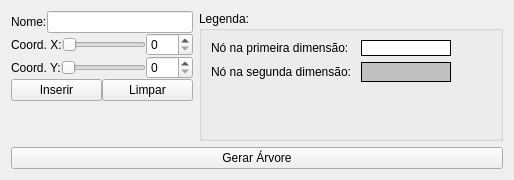
       <widget class="QWidget" name="tabInserir">
        <attribute name="title">
         <string>Inserir</string>
        </attribute>
        <layout class="QFormLayout" name="formLayout_5">
         <property name="fieldGrowthPolicy">
          <enum>QFormLayout::AllNonFixedFieldsGrow</enum>
         </property>
         <item row="0" column="0">
          <layout class="QVBoxLayout" name="verticalLayout_10">
           <property name="spacing">
            <number>0</number>
           </property>
           <item>
            <layout class="QHBoxLayout" name="horizontalLayoutNome">
             <item>
              <widget class="QLabel" name="labelNomeInserir">
               <property name="text">
                <string>Nome:</string>
               </property>
              </widget>
             </item>
             <item>
              <widget class="QLineEdit" name="lineEditNomeInserir"/>
             </item>
            </layout>
           </item>
           <item>
            <layout class="QHBoxLayout" name="horizontalLayoutCoordenadaX">
             <item>
              <widget class="QLabel" name="labelCoordenadaXInserir">
               <property name="text">
                <string>Coord. X:</string>
               </property>
              </widget>
             </item>
             <item>
              <widget class="QSlider" name="horizontalSliderCoordenadaXInserir">
               <property name="maximum">
                <number>250</number>
               </property>
               <property name="orientation">
                <enum>Qt::Horizontal</enum>
               </property>
              </widget>
             </item>
             <item>
              <widget class="QSpinBox" name="spinBoxCoordenadaXInserir">
               <property name="maximum">
                <number>250</number>
               </property>
              </widget>
             </item>
            </layout>
           </item>
           <item>
            <layout class="QHBoxLayout" name="horizontalLayoutCoordenadaY">
             <item>
              <widget class="QLabel" name="labelCoordenadaYInserir">
               <property name="text">
                <string>Coord. Y:</string>
               </property>
              </widget>
             </item>
             <item>
              <widget class="QSlider" name="horizontalSliderCoordenadaYInserir">
               <property name="maximum">
                <number>250</number>
               </property>
               <property name="orientation">
                <enum>Qt::Horizontal</enum>
               </property>
              </widget>
             </item>
             <item>
              <widget class="QSpinBox" name="spinBoxCoordenadaYInserir">
               <property name="maximum">
                <number>250</number>
               </property>
              </widget>
             </item>
            </layout>
           </item>
           <item>
            <layout class="QHBoxLayout" name="horizontalLayout_3">
             <item>
              <widget class="QPushButton" name="pushButtonInserir">
               <property name="font">
                <font>
                 <weight>50</weight>
                 <italic>false</italic>
                 <bold>false</bold>
                 <underline>false</underline>
                 <strikeout>false</strikeout>
                 <kerning>false</kerning>
                </font>
               </property>
               <property name="contextMenuPolicy">
                <enum>Qt::DefaultContextMenu</enum>
               </property>
               <property name="acceptDrops">
                <bool>false</bool>
               </property>
               <property name="layoutDirection">
                <enum>Qt::LeftToRight</enum>
               </property>
               <property name="autoFillBackground">
                <bool>false</bool>
               </property>
               <property name="text">
                <string>Inserir</string>
               </property>
               <property name="autoRepeat">
                <bool>false</bool>
               </property>
               <property name="autoExclusive">
                <bool>false</bool>
               </property>
               <property name="autoDefault">
                <bool>false</bool>
               </property>
               <property name="default">
                <bool>false</bool>
               </property>
               <property name="flat">
                <bool>false</bool>
               </property>
              </widget>
             </item>
             <item>
              <widget class="QPushButton" name="pushButtonLimparInserir">
               <property name="text">
                <string>Limpar</string>
               </property>
              </widget>
             </item>
            </layout>
           </item>
           <item>
            <spacer name="verticalSpacer_5">
             <property name="orientation">
              <enum>Qt::Vertical</enum>
             </property>
             <property name="sizeHint" stdset="0">
              <size>
               <width>20</width>
               <height>40</height>
              </size>
             </property>
            </spacer>
           </item>
          </layout>
         </item>
         <item row="0" column="1">
          <widget class="QGroupBox" name="groupBox_2">
           <property name="focusPolicy">
            <enum>Qt::NoFocus</enum>
           </property>
           <property name="contextMenuPolicy">
            <enum>Qt::DefaultContextMenu</enum>
           </property>
           <property name="acceptDrops">
            <bool>false</bool>
           </property>
           <property name="layoutDirection">
            <enum>Qt::LeftToRight</enum>
           </property>
           <property name="autoFillBackground">
            <bool>false</bool>
           </property>
           <property name="title">
            <string>Legenda:</string>
           </property>
           <property name="flat">
            <bool>false</bool>
           </property>
           <property name="checkable">
            <bool>false</bool>
           </property>
           <layout class="QGridLayout" name="gridLayout_2">
            <item row="0" column="0">
             <widget class="QLabel" name="label_10">
              <property name="maximumSize">
               <size>
                <width>194</width>
                <height>16777215</height>
               </size>
              </property>
              <property name="text">
               <string>Nó na primeira dimensão:</string>
              </property>
             </widget>
            </item>
            <item row="0" column="1">
             <widget class="QLabel" name="label_15">
              <property name="minimumSize">
               <size>
                <width>90</width>
                <height>0</height>
               </size>
              </property>
              <property name="maximumSize">
               <size>
                <width>90</width>
                <height>16777215</height>
               </size>
              </property>
              <property name="styleSheet">
               <string notr="true">background-color:#ffffff;</string>
              </property>
              <property name="frameShape">
               <enum>QFrame::Box</enum>
              </property>
              <property name="frameShadow">
               <enum>QFrame::Plain</enum>
              </property>
              <property name="text">
               <string/>
              </property>
             </widget>
            </item>
            <item row="1" column="0">
             <widget class="QLabel" name="label_14">
              <property name="maximumSize">
               <size>
                <width>194</width>
                <height>16777215</height>
               </size>
              </property>
              <property name="text">
               <string>Nó na segunda dimensão: </string>
              </property>
             </widget>
            </item>
            <item row="1" column="1">
             <widget class="QLabel" name="label_18">
              <property name="minimumSize">
               <size>
                <width>90</width>
                <height>0</height>
               </size>
              </property>
              <property name="maximumSize">
               <size>
                <width>90</width>
                <height>16777215</height>
               </size>
              </property>
              <property name="styleSheet">
               <string notr="true">background-color:#c0c0c0;</string>
              </property>
              <property name="frameShape">
               <enum>QFrame::Box</enum>
              </property>
              <property name="frameShadow">
               <enum>QFrame::Plain</enum>
              </property>
              <property name="text">
               <string/>
              </property>
             </widget>
            </item>
            <item row="1" column="2">
             <spacer name="horizontalSpacer_2">
              <property name="orientation">
               <enum>Qt::Horizontal</enum>
              </property>
              <property name="sizeHint" stdset="0">
               <size>
                <width>40</width>
                <height>20</height>
               </size>
              </property>
             </spacer>
            </item>
            <item row="2" column="1">
             <spacer name="verticalSpacer_6">
              <property name="orientation">
               <enum>Qt::Vertical</enum>
              </property>
              <property name="sizeHint" stdset="0">
               <size>
                <width>20</width>
                <height>40</height>
               </size>
              </property>
             </spacer>
            </item>
           </layout>
          </widget>
         </item>
         <item row="1" column="0" colspan="2">
          <widget class="QPushButton" name="pushButtonGerarArvore">
           <property name="text">
            <string>Gerar Árvore</string>
           </property>
          </widget>
         </item>
        </layout>
       </widget>
